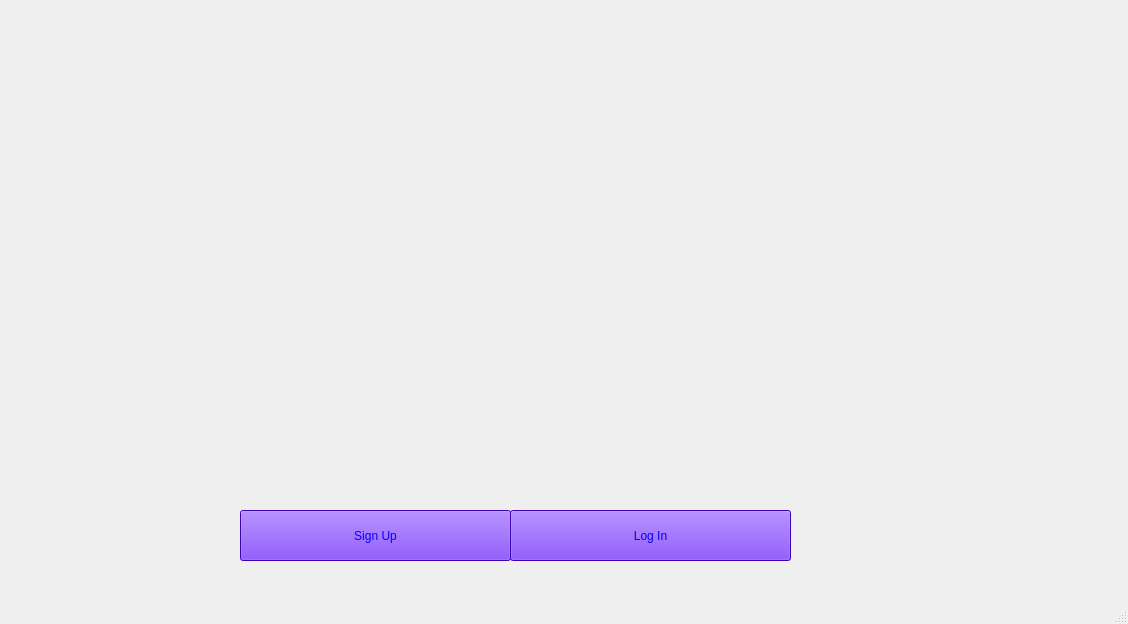
<?xml version="1.0" encoding="UTF-8"?>
<ui version="4.0">
 <class>MainWindow</class>
 <widget class="QMainWindow" name="MainWindow">
  <property name="geometry">
   <rect>
    <x>0</x>
    <y>0</y>
    <width>1128</width>
    <height>624</height>
   </rect>
  </property>
  <property name="maximumSize">
   <size>
    <width>10000</width>
    <height>10000</height>
   </size>
  </property>
  <property name="windowTitle">
   <string>Sea Battle</string>
  </property>
  <property name="windowIcon">
   <iconset resource="back.qrc">
    <normaloff>:/Recommended Source Files/Recommended Source Files/Images/mipmap-hdpi-v4/ic_launcher_round.png</normaloff>:/Recommended Source Files/Recommended Source Files/Images/mipmap-hdpi-v4/ic_launcher_round.png</iconset>
  </property>
  <property name="styleSheet">
   <string notr="true">background-image: url(:/Recommended Source Files/Recommended Source Files/Images/textures/LoadingScreenBackground.png);</string>
  </property>
  <widget class="QWidget" name="centralwidget">
   <widget class="QPushButton" name="SignUppushButton">
    <property name="geometry">
     <rect>
      <x>240</x>
      <y>510</y>
      <width>271</width>
      <height>51</height>
     </rect>
    </property>
    <property name="styleSheet">
     <string notr="true">QPushButton{
background-color: rgb(85, 0, 255);
font: 25pt &quot;BYRIL_Sea_Battle2&quot;;
color: rgb(0, 0, 255);
}
QPushButton:hover{
	background-color: rgb(85, 0, 127);
	color: rgb(85, 0, 127);

}

</string>
    </property>
    <property name="text">
     <string>Sign Up</string>
    </property>
   </widget>
   <widget class="QPushButton" name="LoginPushButton">
    <property name="geometry">
     <rect>
      <x>510</x>
      <y>510</y>
      <width>281</width>
      <height>51</height>
     </rect>
    </property>
    <property name="styleSheet">
     <string notr="true">QPushButton{
background-color: rgb(85, 0, 255);
font: 25pt &quot;BYRIL_Sea_Battle2&quot;;
color: rgb(0, 0, 255);
}
QPushButton:hover{
	background-color: rgb(85, 0, 127);
	color: rgb(85, 0, 127);

}

</string>
    </property>
    <property name="text">
     <string>Log In</string>
    </property>
   </widget>
  </widget>
  <widget class="QMenuBar" name="menubar">
   <property name="geometry">
    <rect>
     <x>0</x>
     <y>0</y>
     <width>1128</width>
     <height>25</height>
    </rect>
   </property>
  </widget>
  <widget class="QStatusBar" name="statusbar"/>
 </widget>
 <resources>
  <include location="back.qrc"/>
 </resources>
 <connections/>
</ui>
